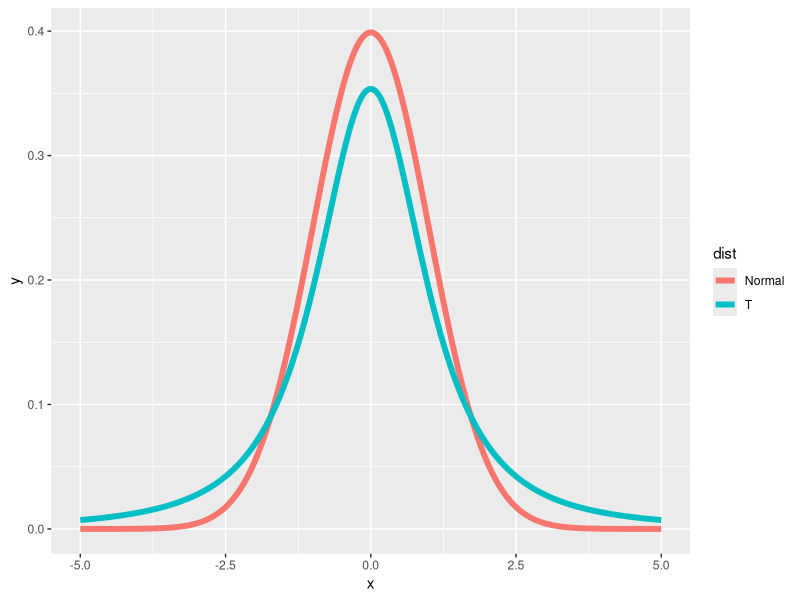
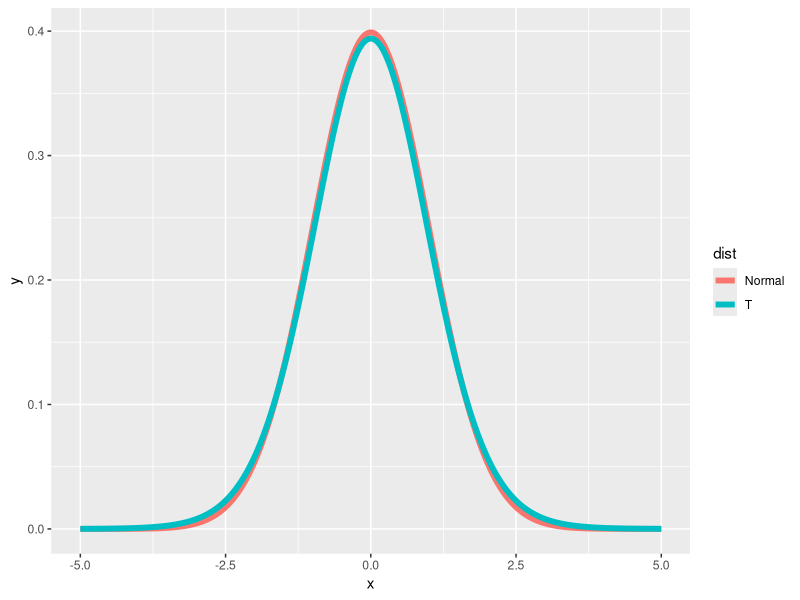
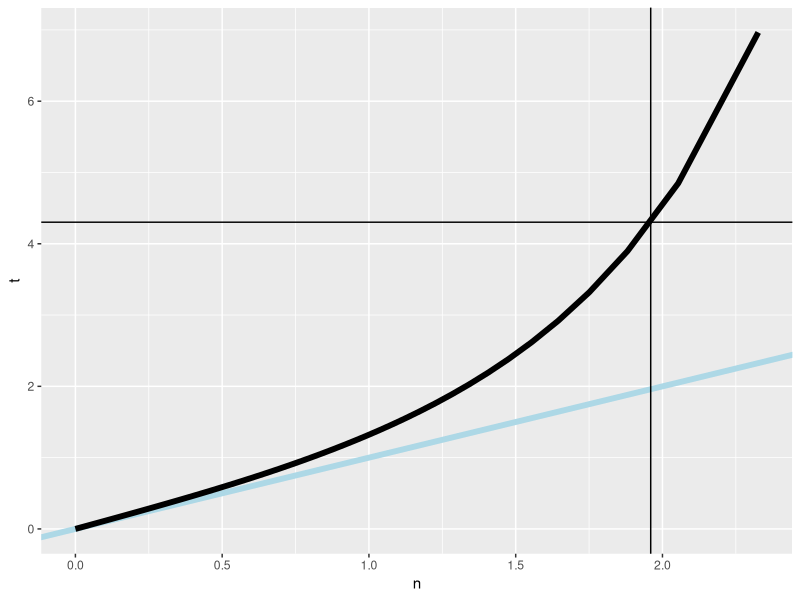
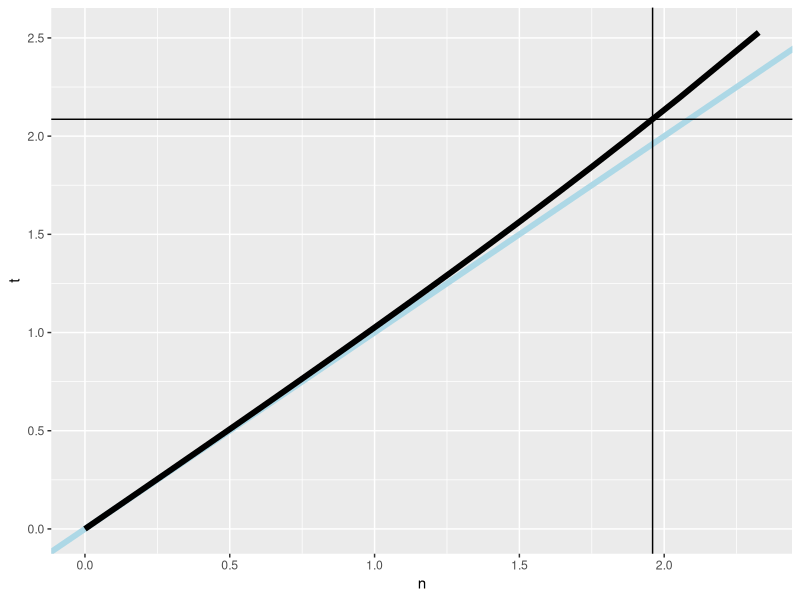
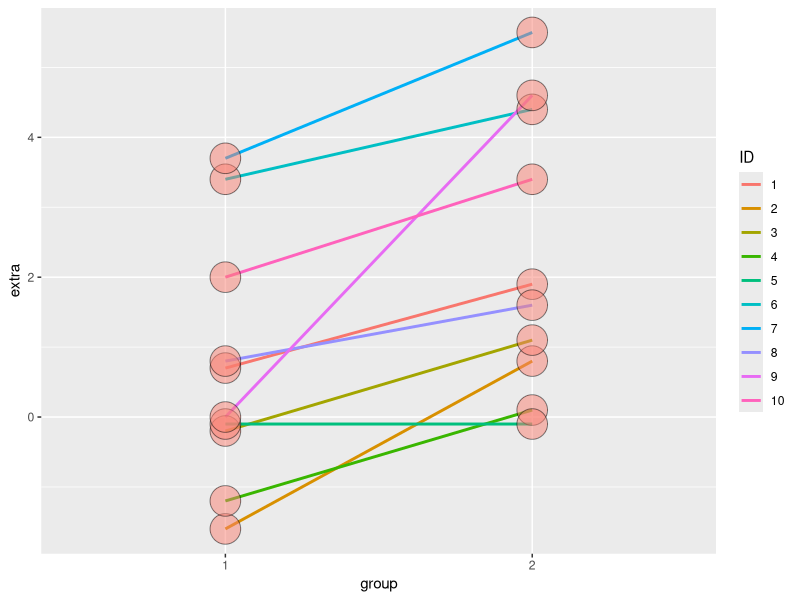

Write the R code that produced these figures, in order. (Note: this script raises an error after producing the figures.)
## ---- chunk 1
library(ggplot2)
data(sleep)
g1 <- sleep$extra[1 : 10]
g2 <- sleep$extra[11 : 20]
n1 <- length(g1)
n2 <- length(g2)
md <- mean(g2)-mean(g1)
mn <- mean(g2-g1)
## ---- chunk 2
k <- 1000
xvals <- seq(-5, 5, length = k)
myplot <- function(df){
  d <- data.frame(y = c(dnorm(xvals), dt(xvals, df)),
                  x = xvals,
                  dist = factor(rep(c("Normal", "T"), c(k,k))))
  g <- ggplot(d, aes(x = x, y = y)) 
  g <- g + geom_line(size = 2, aes(colour = dist))
  print(g)
}
## ---- chunk 3
myplot(2)
## ---- chunk 4
myplot(20)
## ---- chunk 5
pvals <- seq(.5, .99, by = .01)
myplot2 <- function(df){
  d <- data.frame(n= qnorm(pvals),t=qt(pvals, df),
                  p = pvals)
  g <- ggplot(d, aes(x= n, y = t))
  g <- g + geom_abline(size = 2, col = "lightblue")
  g <- g + geom_line(size = 2, col = "black")
  g <- g + geom_vline(xintercept = qnorm(0.975))
  g <- g + geom_hline(yintercept = qt(0.975, df))
  print(g)
}
## ---- chunk 6
myplot2(2)
## ---- chunk 7
qt(.975, df = 2)
## ---- chunk 8
myplot2(20)
## ---- chunk 9
sleep
## ---- chunk 10
g <- ggplot(sleep, aes(x = group, y = extra, group = factor(ID)))
g <- g + geom_line(size = 1, aes(colour = ID)) + geom_point(size =10, pch = 21, fill = "salmon", alpha = .5)
print(g)
## ---- chunk 11
range(g1)
## ---- chunk 12
range(g2)
## ---- chunk 13
difference <- g2 - g1
## ---- chunk 14
mean(difference)
## ---- chunk 15
s <- sd(difference)
## ---- chunk 16
mn + c(-1,1) * qt(.975, 9) * s / sqrt(10)
## ---- chunk 17
t.test(difference)$conf.int
## ---- chunk 18
#show 4 different calls to t.test
#display as 4 long array
n <- 10
rbind(
  mn + c(-1, 1) * qt(.975, n-1) * s / sqrt(n),
  as.vector(t.test(difference)$conf.int),
  as.vector(t.test(g2, g1, paired = TRUE)$conf.int),
  as.vector(t.test(extra ~ I(relevel(group, 2)), paired = TRUE, data = sleep)$conf.int)
)
## ---- chunk 19
sp <- (7 * 15.34^2) + (20 * 18.23^2)
## ---- chunk 20
ns <- 8 + 21 - 2
## ---- chunk 21
sp <- sqrt(sp / ns)
## ---- chunk 22
132.86 - 127.44 + c(-1,1) * qt(.975, ns) * sp * sqrt(1/8+1/21)
## ---- chunk 23
sp <- sqrt((9*var(g1)+9*var(g2))/18)
## ---- chunk 24
md + c(-1,1)*qt(.975,18)*sp*sqrt(1/5)
## ---- chunk 25
t.test(g2, g1, paired = FALSE, var.equal = TRUE)$conf
## ---- chunk 26
t.test(g2, g1, paired = TRUE)$conf
## ---- chunk 27
num <- (15.34^2/8 + 18.23^2/21)^2
## ---- chunk 28
den <- 15.34^4/8^2/7 + 18.23^4/21^2/20
## ---- chunk 29
mydf <- num / den
## ---- chunk 30
132.86-127.44 +c(-1,1)*qt(.975,mydf)*sqrt(15.34^2/8 + 18.23^2/21)
